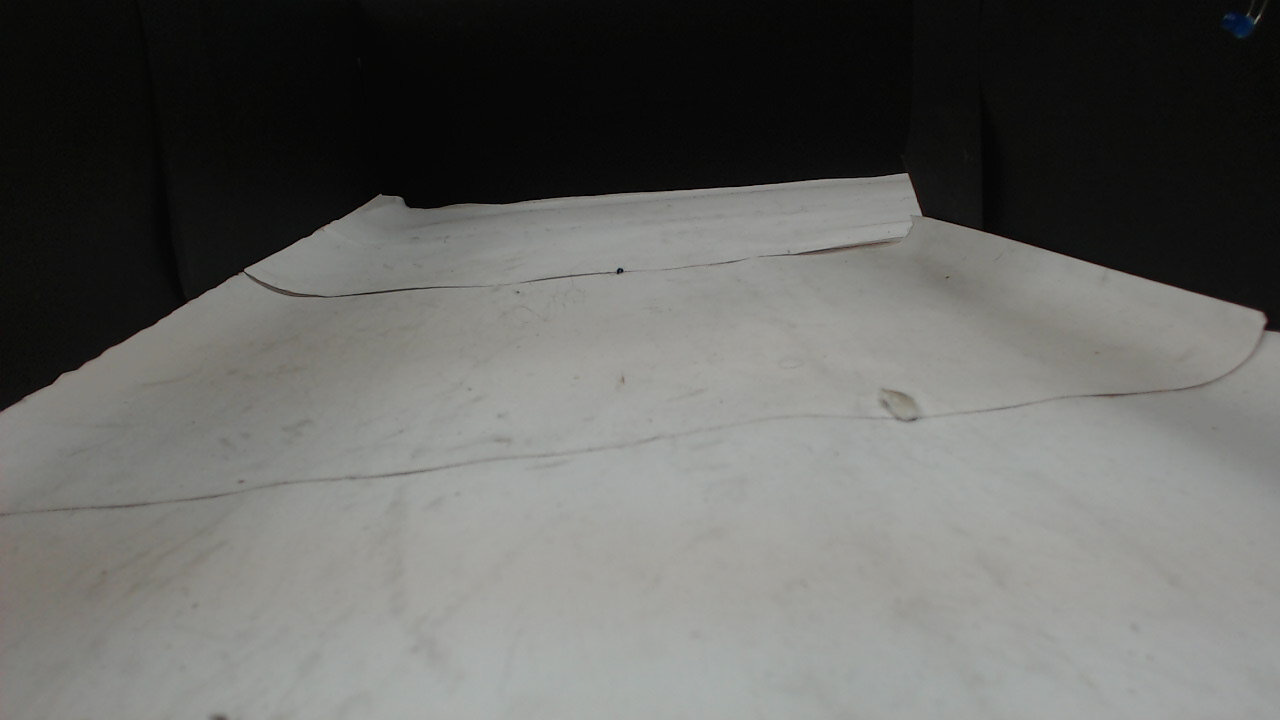
//> input picture 88.jpg, 1280 x 720 px
$ ./crus   (built with g++ and OpenCV 4)
//> lines starting //> are read from the running program, lines starting //| are printed output that depends on the picture; after the words box and inside, x2 and y2 are one past the last pixel; in counts of white or black regions, pixels touching at a corner belong together
#include "opencv2/highgui/highgui.hpp"
#include "opencv2/imgproc/imgproc.hpp"
#include <iostream>
#include "opencv2/core/core.hpp"
#include<cmath>
using namespace cv;
using namespace std;

int main()
{
 int n=0,k,s,s1,c;
Mat img1=imread("88.jpg",0);
//> img1: 720 rows x 1280 cols, CV_8UC1; min 0, max 174, mean 101.5
for(int i=0;i<img1.rows;i++)
 img1.at<uchar>(i,0)=0;
//> img1: 720 rows x 1280 cols, CV_8UC1; min 0, max 174, mean 101.4
for(int i=0;i<img1.rows;i++)
 img1.at<uchar>(i,img1.cols-1)=0;
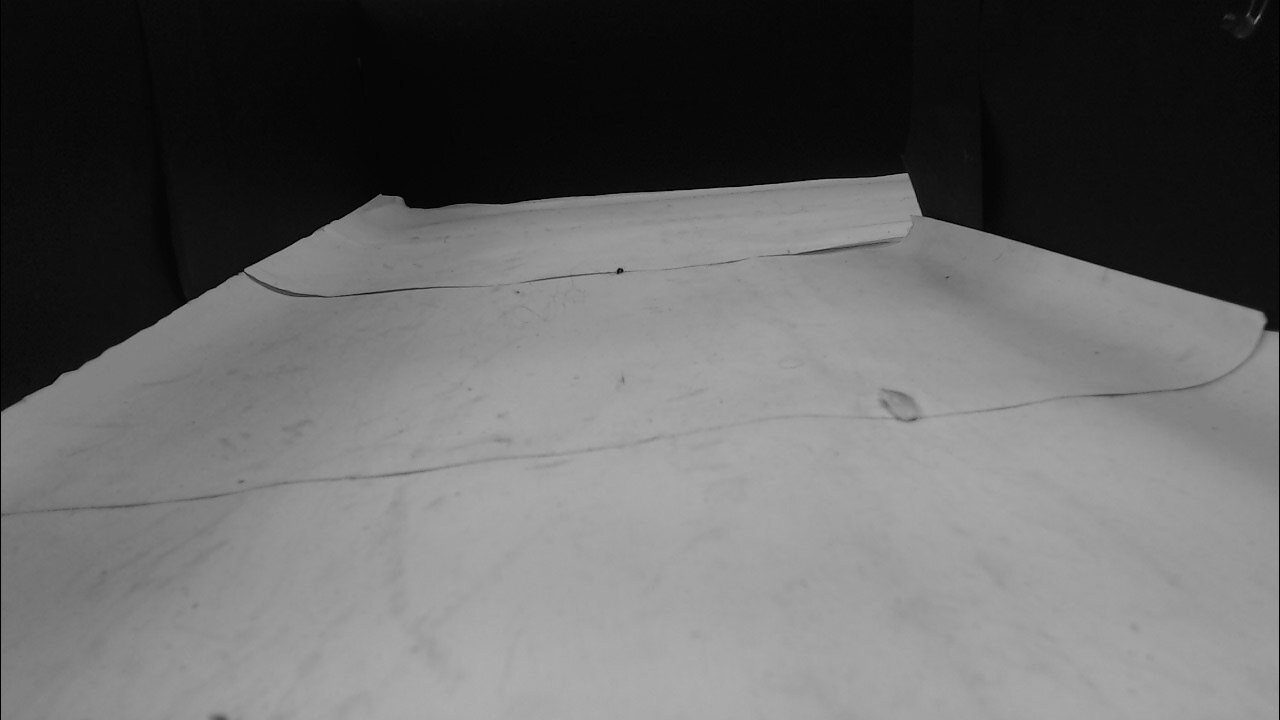
//> img1: 720 rows x 1280 cols, CV_8UC1; min 0, max 174, mean 101.4
for(int j=0;j<img1.cols;j++)
 img1.at<uchar>(0,j)=0;
//> img1: 720 rows x 1280 cols, CV_8UC1; 0.14% of pixels changed, all inside (x1, y1, x2, y2) = (1, 0, 1279, 1)
for(int j=0;j<img1.cols;j++)
 img1.at<uchar>(img1.rows-1,j)=0;
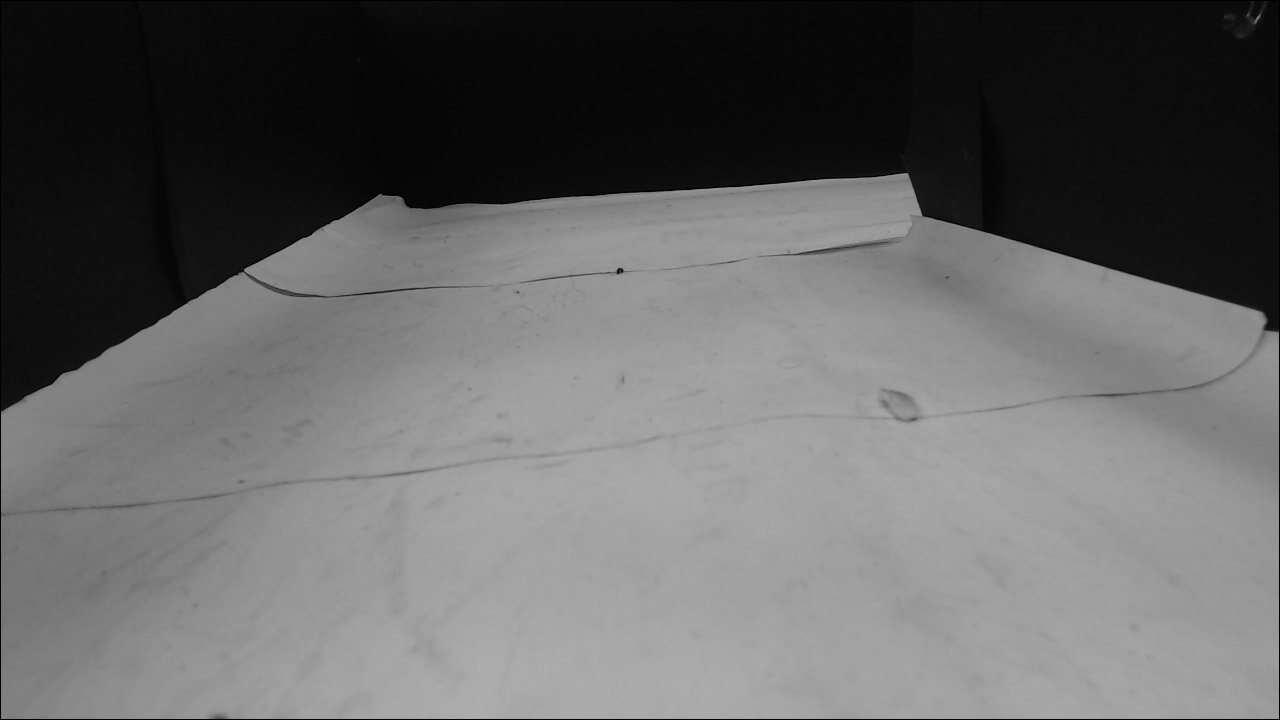
//> img1: 720 rows x 1280 cols, CV_8UC1; min 0, max 174, mean 101.1
Mat src(img1.rows,img1.cols,CV_8UC1,Scalar(0));

 dilate(img1,src,Mat());

    Mat dst, cdst;
    Canny(src, cdst, 50, 200, 3);
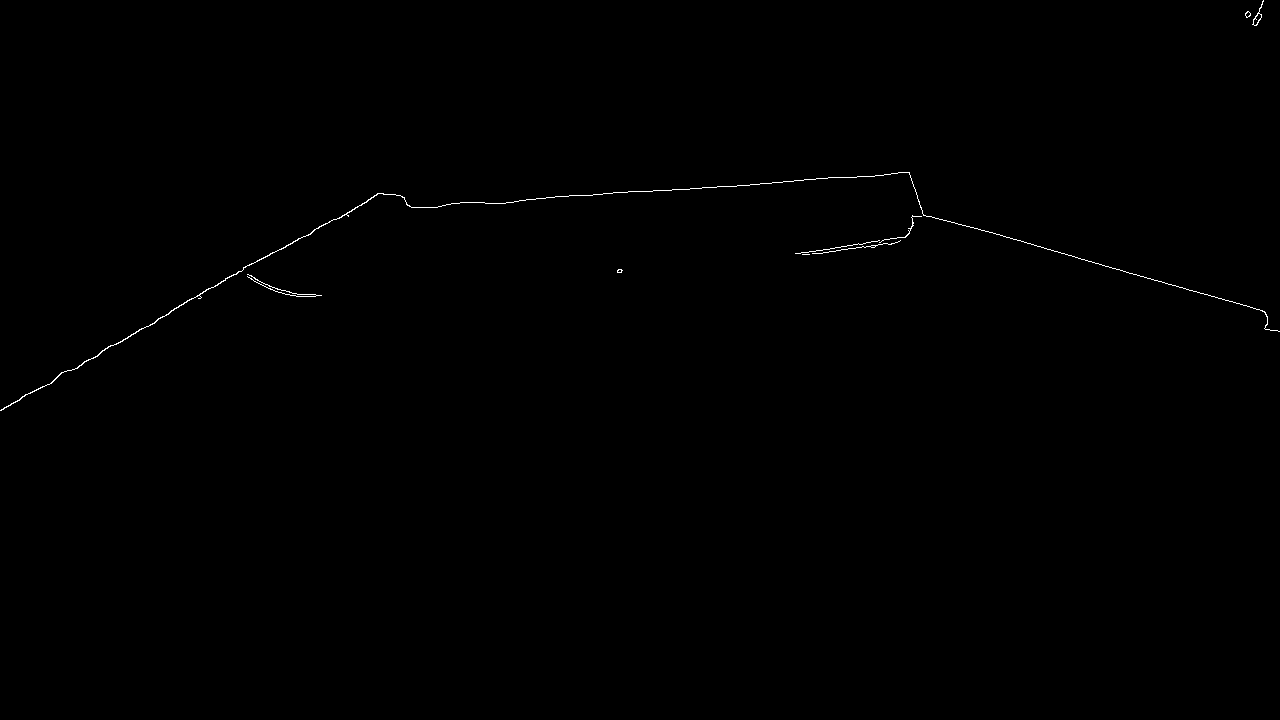
//> cdst: 720 rows x 1280 cols, CV_8UC1; 0.22% white in thin lines or dots, all inside (x1, y1, x2, y2) = (0, 0, 1280, 411)
    //cvtColor(dst, cdst, CV_GRAY2BGR);
    int t1;
Mat temp(cdst.size(), CV_8UC3);
//namedWindow("win",WINDOW_AUTOSIZE);

vector<Vec4i> lines;


    HoughLinesP(cdst, lines, 1, CV_PI/180, 100, 50, 180 );
//> lines = 5 lines (x1, y1, x2, y2): [347, 212, 909, 172], [0, 410, 377, 193], [804, 179, 1264, 311], [348, 212, 909, 173], [4, 407, 272, 252]
   for( size_t i = 0; i < lines.size(); i++ )
    {
        Vec4i l = lines[i];
        // draw the lines
        line( temp, Point(l[0], l[1]), Point(l[2], l[3]), Scalar(255,255,255), 3, CV_AA);
    }
//> this loop made 5 passes

    waitKey(1);


Vec4i l1 = lines[0];
//> l1 = [347, 212, 909, 172]
s=(l1[0]-l1[2])/(l1[1]-l1[3]);
//> s = -14
vector<int> slope;
slope.push_back(s);
//> slope = [-14]
n++;

for(size_t i=1;i<lines.size();i++)
{
Vec4i l1 = lines[i];

s=(l1[0]-l1[2])/(l1[1]-l1[3]);
s1=(int)(atan(s)*180/3.14);
c=0;
for(k=0;k<n;k++)
{

if(abs(s1-slope[k])<20)
{

c++;
break;

}

}

if(c==0)
{

slope.push_back(s1);
n++;

}


}
//> this loop made 4 passes
//> (l1, s, s1, c) on passes 1 to 4: ([0, 410, 377, 193], -1, -45, 0), ([804, 179, 1264, 311], 3, 71, 0), ([348, 212, 909, 173], -14, -85, 0), ([4, 407, 272, 252], -1, -45, 1)
//> after the loop, c = 1; n = 4

cout<<n-1;
//| 3

//imshow("win",temp);
//namedWindow("wino",WINDOW_AUTOSIZE);
//imshow("wino",cdst);
 waitKey(0);
return 0;
}

$ run again, with 66.jpg copied over 88.jpg
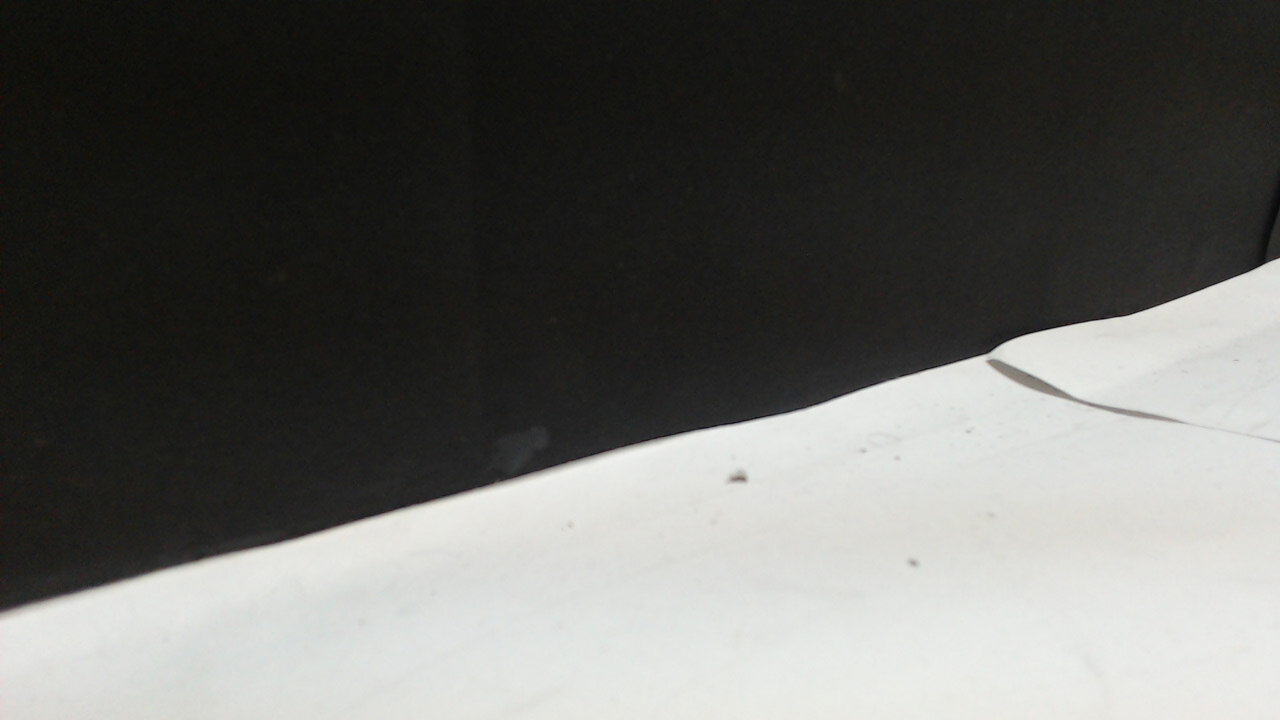
//> input picture 66.jpg, 1280 x 720 px
//> after the loop `for(int j=0;j<img1.cols;j++)`:
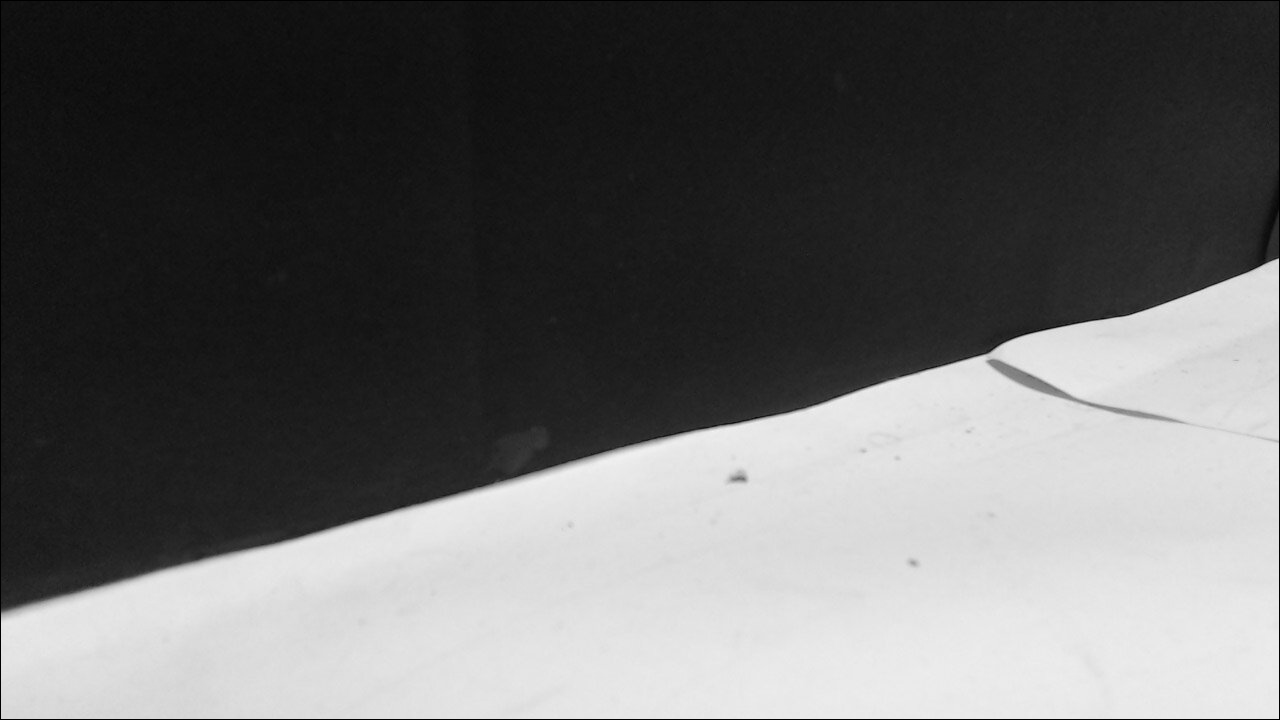
//> img1: 720 rows x 1280 cols, CV_8UC1; min 0, max 244, mean 101.6
//> `Canny(src, cdst, 50, 200, 3);`:
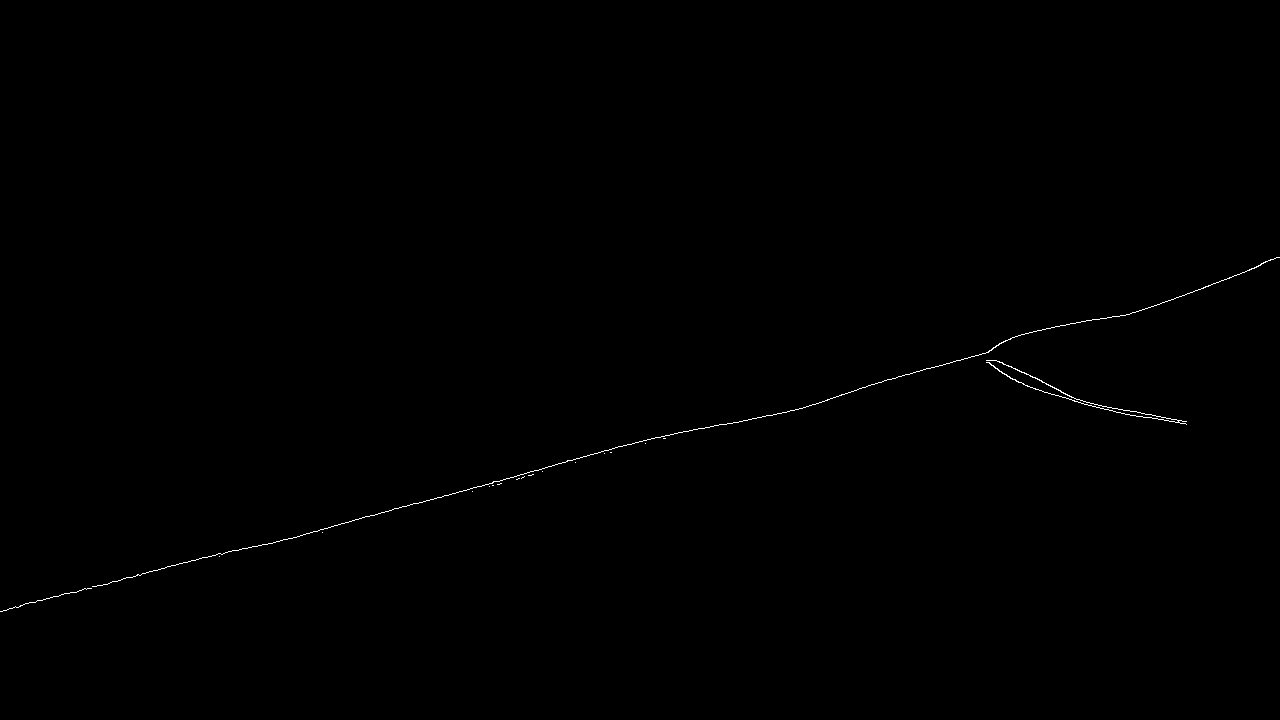
//> cdst: 720 rows x 1280 cols, CV_8UC1; 0.2% white in thin lines or dots, all inside (x1, y1, x2, y2) = (0, 257, 1280, 612)
//> lines = 5 lines (x1, y1, x2, y2): [219, 556, 693, 429], [2, 611, 233, 550], [0, 611, 202, 557], [493, 481, 666, 435], [751, 419, 1184, 295]
//> the loop `for( size_t i = 0; i < lines.size(); i++ )` made 5 passes
//> `Vec4i l1 = lines[0];`: l1 = [219, 556, 693, 429]
//> `s=(l1[0]-l1[2])/(l1[1]-l1[3]);`: s = -3
//> slope = [-3]
//> the loop `for(size_t i=1;i<lines.size();i++)` made 4 passes
//> (l1, c, n) on pass 1: ([2, 611, 233, 550], 0, 2)
//> after the loop `for(size_t i=1;i<lines.size();i++)`: c = 1; n = 2
//| 1

$ run again, with 77.jpg copied over 88.jpg
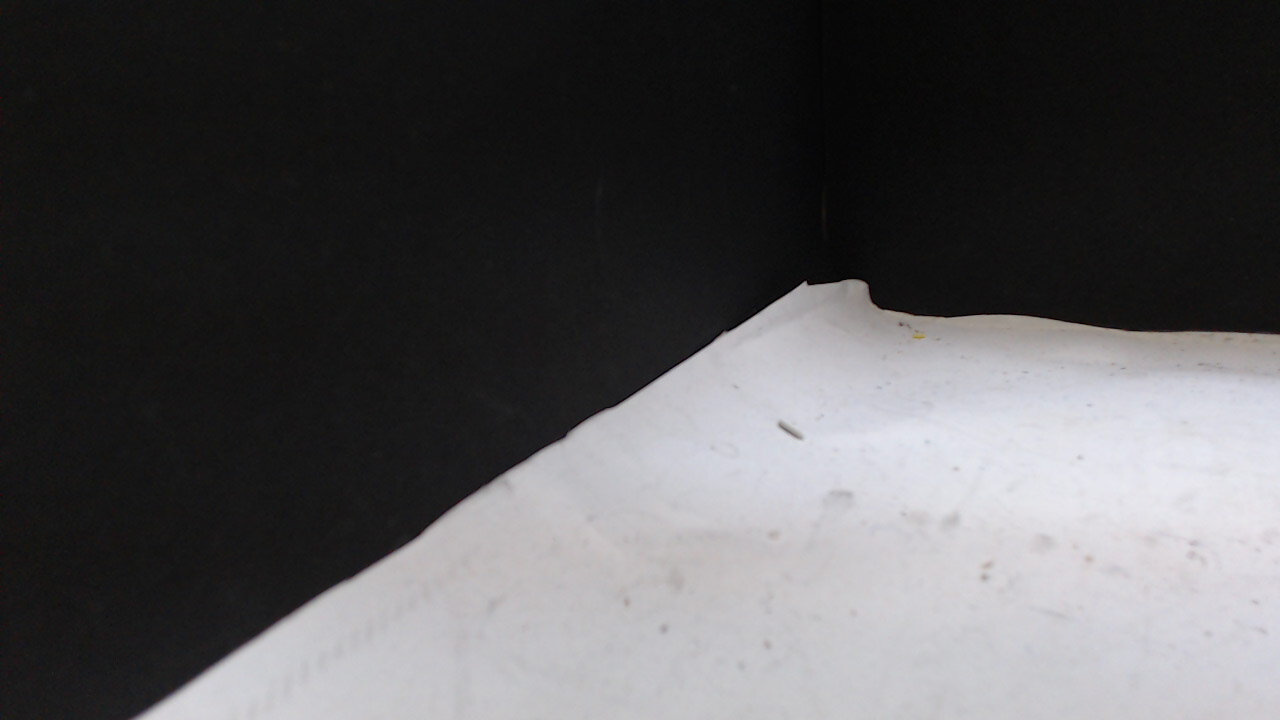
//> input picture 77.jpg, 1280 x 720 px
//> after the loop `for(int j=0;j<img1.cols;j++)`:
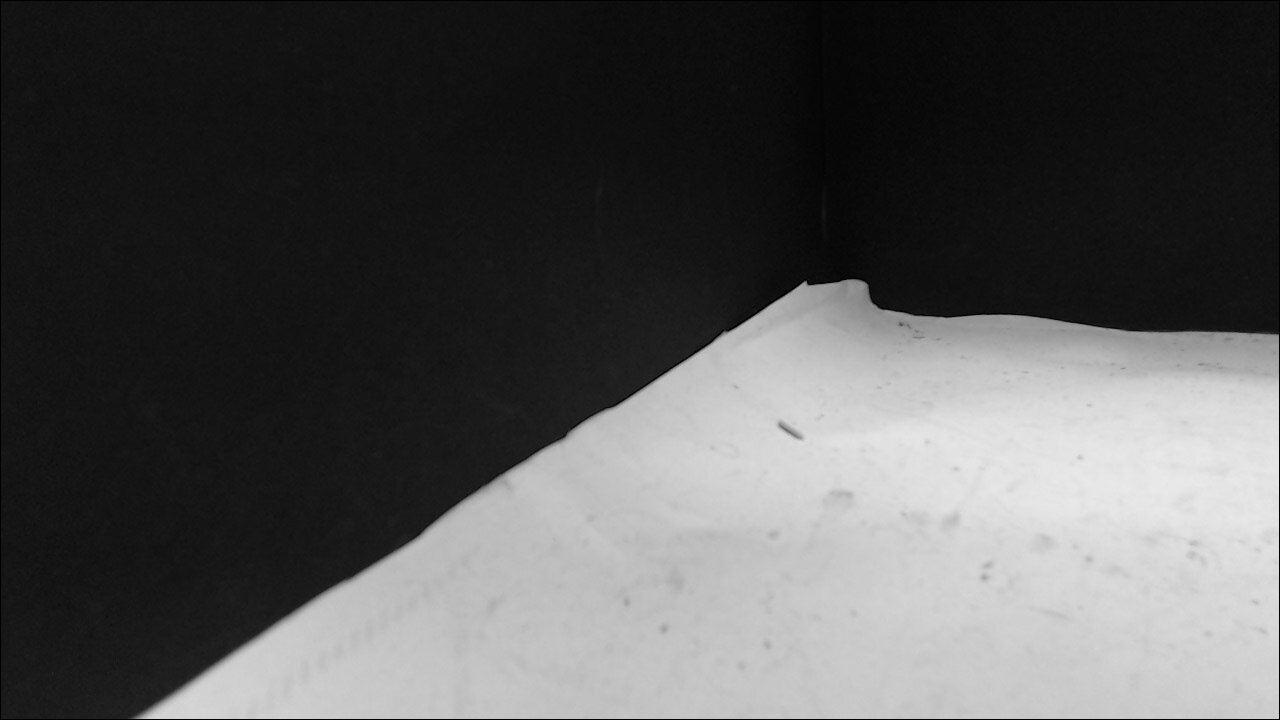
//> img1: 720 rows x 1280 cols, CV_8UC1; min 0, max 235, mean 85.1
//> `Canny(src, cdst, 50, 200, 3);`:
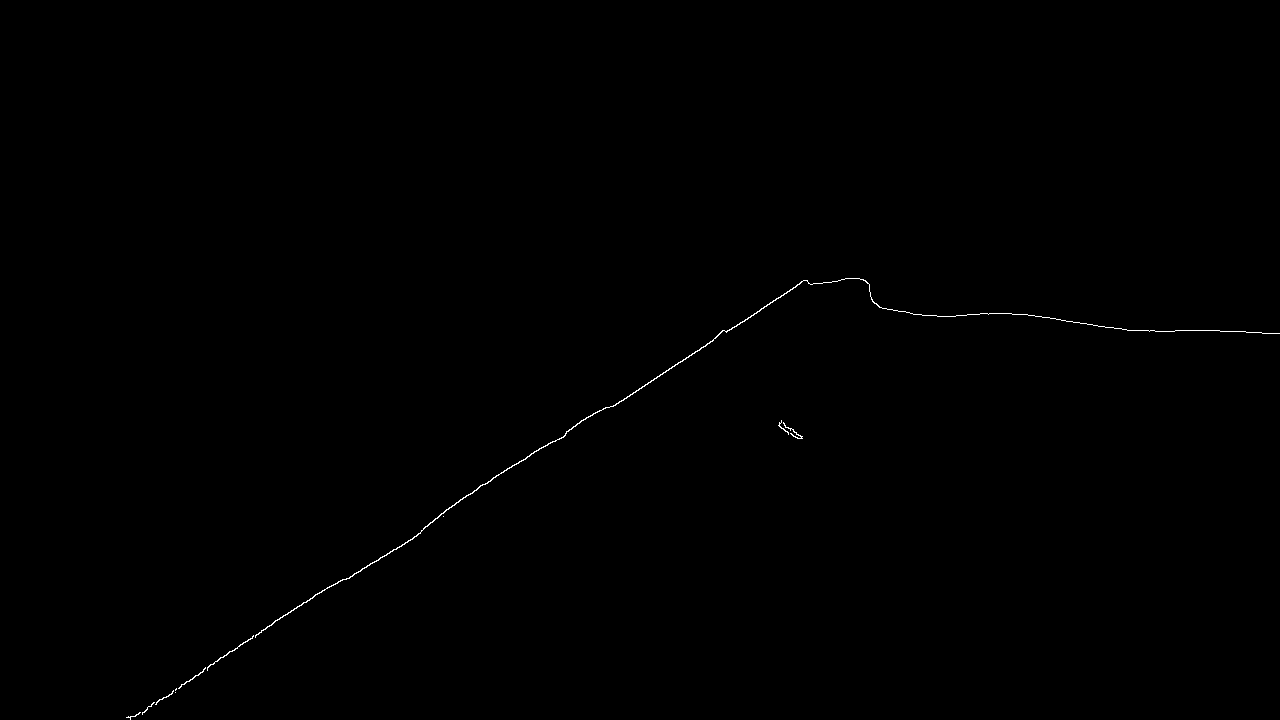
//> cdst: 720 rows x 1280 cols, CV_8UC1; 0.18% white in thin lines or dots, all inside (x1, y1, x2, y2) = (126, 278, 1280, 720)
//> lines = 6 lines (x1, y1, x2, y2): [611, 406, 806, 280], [126, 717, 722, 330], [128, 717, 724, 330], [764, 306, 1279, 333], [130, 718, 804, 280], [131, 716, 801, 281]
//> the loop `for( size_t i = 0; i < lines.size(); i++ )` made 6 passes
//> `Vec4i l1 = lines[0];`: l1 = [611, 406, 806, 280]
//> `s=(l1[0]-l1[2])/(l1[1]-l1[3]);`: s = -1
//> slope = [-1]
//> the loop `for(size_t i=1;i<lines.size();i++)` made 5 passes
//> (l1, s, s1, c, n) on passes 1, 3: ([126, 717, 722, 330], -1, -45, 0, 2), ([764, 306, 1279, 333], 19, 87, 0, 3)
//> after the loop `for(size_t i=1;i<lines.size();i++)`: c = 1; n = 3
//| 2
